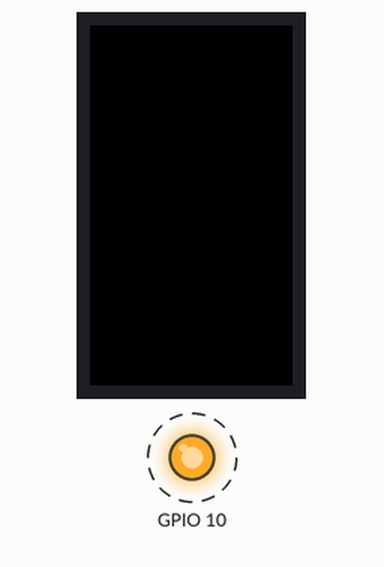
Bench run of a sketch on a simulated ESP32. On the bench: 135×240 colour display, output pins drawn as LEDs (lit = HIGH). Dashed ring = blinking.

Above: at 0.6 s.
Timing chart, 0 to 4.8 s (numbered marks = the images above):
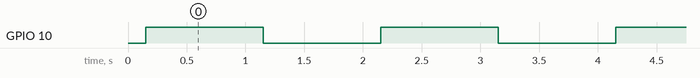

The sketch:

led.ino
```cpp
#include <M5StickCPlus.h>

void setup() {
  M5.begin();
  pinMode(M5_LED, OUTPUT);
  digitalWrite(M5_LED, LOW);
}
void loop() {
  digitalWrite(M5_LED, !digitalRead(M5_LED));
  delay(1000);
}
```

Measured:
- by itself, GPIO 10: alternates HIGH for 1.0 s and LOW for 1.0 s
